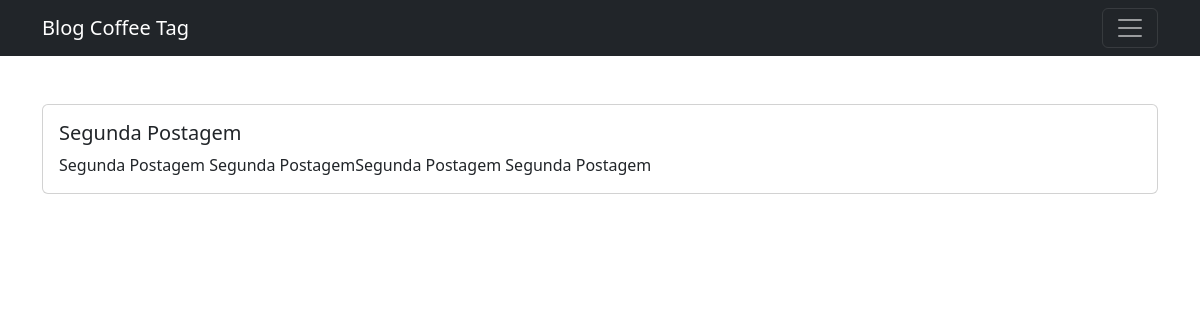
/Segunda_Postagem/, run on the app's committed database.
### blog/models.py (models this page shows)
class Post(models.Model):
    title = models.CharField(max_length=200, unique=True)
    slug = models.SlugField(max_length=200, unique=True)
    author = models.ForeignKey(User, on_delete=models.CASCADE, related_name='blog_posts')
    created_on = models.DateField(auto_now_add=True)
    update_on = models.DateField(auto_now=True)
    content = models.TextField()
    status = models.IntegerField(choices=STATUS, default=0)
    class Meta:
        ordering = ['-created_on']

### blog/views.py (the view)
# urls.py: path('<slug:slug>/', views.DetailView.as_view(), name="post_detail"),
class DetailView(generic.DetailView):
    model = Post
    template_name = 'post_detail.html'

### blog/templates/post_detail.html (shortened to what this page needs)
{% extends 'menu.html' %}
{% block content %}
    <main class="container py-5">
            <div class="row">
                <div class="col-sm">
                <div class="card">
                    <div class="card-body">
                    <h5 class="card-title">  {% block title %} {{ object.title }} {% endblock title %} </h5>
                    <p class="card-text">{{ object.content | safe }}</p>
                    </div>
                </div>
                </div>
            </div>
    </main>
{% endblock %}

### data on the page
Post: title "Segunda Postagem", content "Segunda Postagem Segunda PostagemSegunda Postagem Segunda Postagem"
